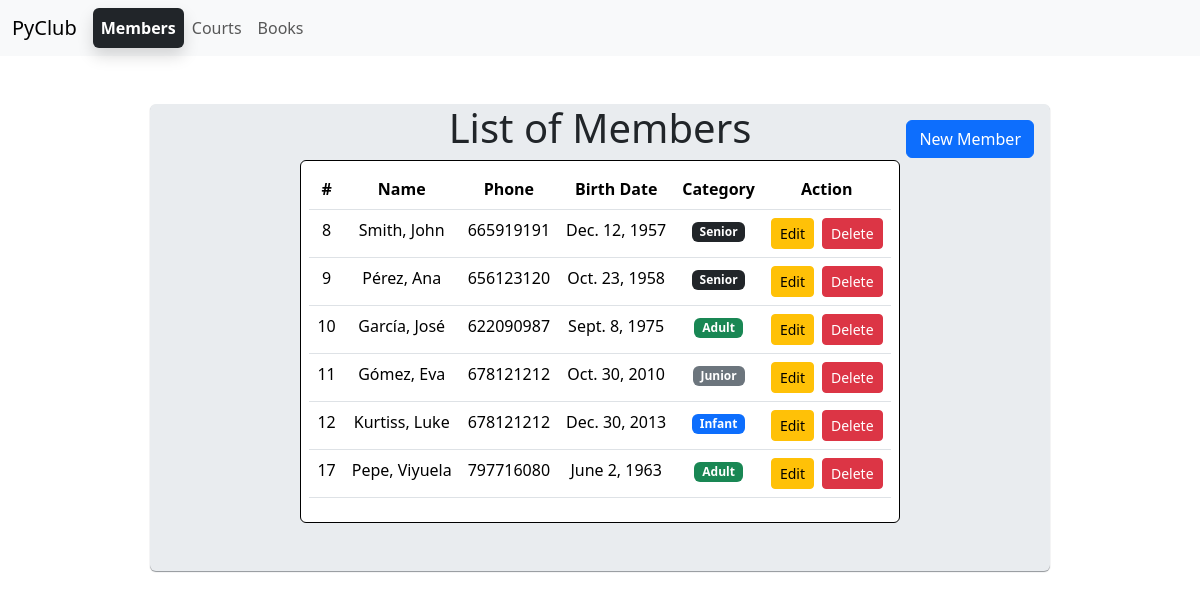
The page /members/ on the database its author committed.
### club/models.py (models this page shows, shortened)
class Member(models.Model):
    CATEGORIES =[
        ('Infant', 'Infant'),
        ('Junior', 'Junior'),
        ('Adult', 'Adult'),
        ('Senior', 'Senior'),
    ]
    id = models.AutoField(primary_key=True)
    full_name = models.CharField(max_length=100)
    phone = models.IntegerField()
    birth_date = models.DateField()
    category = models.CharField(max_length=20, choices=CATEGORIES)

### club/views.py (the view)
# urls.py: path('members/', views.member_all, name='member_all'),
def member_all(request):
    members = Member.objects.all()
    category_badges = {
        'Infant': 'primary',
        'Junior': 'secondary',
        'Adult': 'success',
        'Senior': 'dark',
    }
    return render(request, 'member/member_All.html', {'members': members, 'category_badges': category_badges})

### club/templates/member/member_All.html (shortened to what this page needs)
{% extends 'base.html' %} {% block content %}
<h1>List of Members</h1>
<div class="position-absolute" style="top: 1rem; right: 1rem">
    <a href="{% url 'member_new' %}"><button class="btn btn-primary">New Member</button></a>
</div>
<div class="mx-auto mb-5 p-2 bg-white border border-black rounded">
    <table class="table">
        <thead>
            <tr>
                <th scope="col">#</th>
                <th scope="col">Name</th>
                <th scope="col">Phone</th>
                <th scope="col">Birth Date</th>
                <th scope="col">Category</th>
                <th scope="col">Action</th>
            </tr>
        </thead>
        <tbody>
            {% for member in members %}
            <tr>
                <td>{{ member.id }}</td>
                <td>{{ member.full_name }}</td>
                <td>{{ member.phone }}</td>
                <td>{{ member.birth_date }}</td>
                <td>
                    {% if member.category %}
                    {% for cat, badge_class in category_badges.items %}
                    {% if member.category == cat %}
                    <span class="badge text-bg-{{ badge_class }}">
                        {{ member.category }}
                    </span>
                    {% endif %}
                    {% endfor %}
                    {% endif %}
                </td>
                <td>
                    <div class="row g-2">
                        <div class="col">
                            <a href="{% url 'member_edit' member.id %}">
                                <button type="button" class="btn btn-warning btn-sm btn-rounded">
                                    Edit
                                </button>
                            </a>
                        </div>
                        <div class="col">
                            <button type="button" class="btn btn-danger btn-sm btn-rounded" data-bs-toggle="modal"
                                data-bs-target="#confirmDelete{{ member.id }}">
                                Delete
                            </button>
                        </div>
                    </div>
                </td>
            </tr>
            {% endfor %}
        </tbody>
    </table>
</div>
{% endblock %}

### club/templates/base.html (shortened to what this page needs)
<!DOCTYPE html>
<html lang="en">
  <head>
    <link
      href="https://cdn.jsdelivr.net/npm/bootstrap@5.3.3/dist/css/bootstrap.min.css"
      rel="stylesheet"
    />
  </head>
  <body>
    <nav class="navbar navbar-expand-lg bg-body-tertiary">
      <div class="container-fluid">
        <a class="navbar-brand" href="">PyClub</a>
        <div class="collapse navbar-collapse" id="navbarNav">
          <ul class="navbar-nav">
            <li class="nav-item">
              <a
                class="nav-link {% if request.path == '/members/' %}text-white fw-bold bg-dark rounded shadow{% endif %}"
                href="{% url 'member_all' %}"
                >Members</a
              >
            </li>
            <li class="nav-item">
              <a
                class="nav-link {% if request.path == '/courts/' %}text-white fw-bold bg-dark rounded shadow{% endif %}"
                href="{% url 'court_all' %}"
                >Courts</a
              >
            </li>
            <li class="nav-item">
              <a
                class="nav-link {% if request.path == '/books/' %}text-white fw-bold bg-dark rounded shadow{% endif %}"
                href="{% url 'book_all' %}"
                >Books</a
              >
            </li>
          </ul>
        </div>
      </div>
    </nav>
    <div
      id="main"
      class="container box-shadow mt-5 mx-auto w-75 rounded position-relative bg-body-secondary text-center d-flex flex-column justify-content-center"
    >
      {% block content %} {% endblock %}
    </div>
  </body>
</html>

### club/templates/base.html (style rules this page uses)
.box-shadow { -webkit-box-shadow: 0 1px 1px rgba(72, 78, 85, 0.6); box-shadow: 0 1px 1px rgba(72, 78, 85, 0.6); -webkit-transition: all 0.2s ease-out; -moz-transition: all 0.2s ease-out; -ms-transition: all 0.2s ease-out; -o-transition: all 0.2s ease-out; transition: all 0.2s ease-out; }

### rows shown on the page
Member: id "8", full_name "Smith, John", phone "665919191", birth_date "Dec. 12, 1957", category "Senior"
Member: id "9", full_name "Pérez, Ana", phone "656123120", birth_date "Oct. 23, 1958", category "Senior"
Member: id "10", full_name "García, José", phone "622090987", birth_date "Sept. 8, 1975", category "Adult"
Member: id "11", full_name "Gómez, Eva", phone "678121212", birth_date "Oct. 30, 2010", category "Junior"
Member: id "12", full_name "Kurtiss, Luke", phone "678121212", birth_date "Dec. 30, 2013", category "Infant"
Member: id "17", full_name "Pepe, Viyuela", phone "797716080", birth_date "June 2, 1963", category "Adult"
